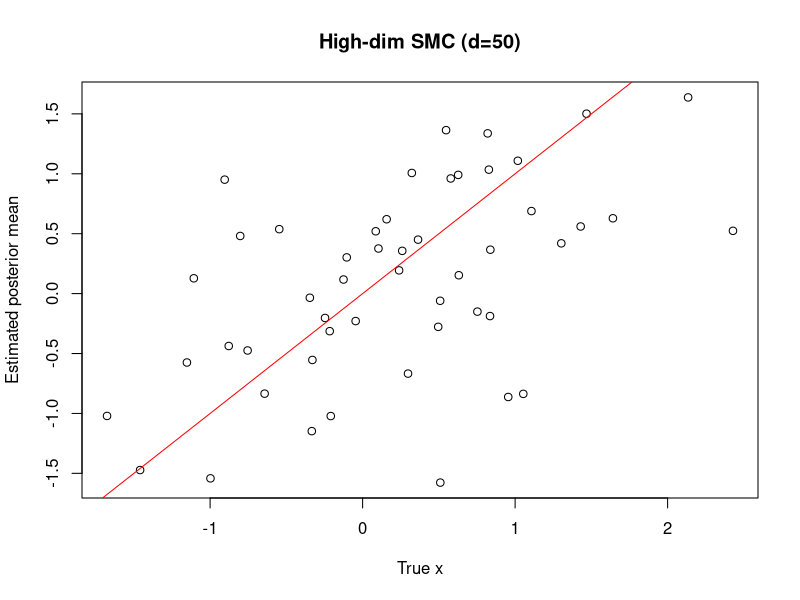
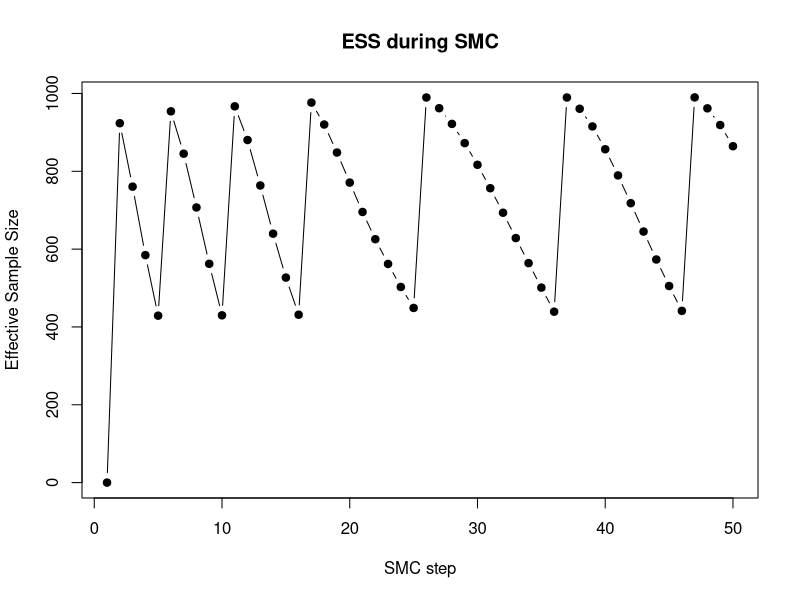

Write the R code that produced these figures, in order.
#set.seed(123)

# Dimensionality 
d <- 50

# Number of particles and steps
N <- 1000
T <- d  # intermediate distributions
threshold <- 0.5
alpha_0 <- 0.01

# Data
A <- matrix(rnorm(d * d, 0, 1 / sqrt(d)), d, d)
x_true <- rnorm(d)
y <- A %*% x_true + rnorm(d)

# Tempering schedule
alpha_seq <- alpha_0 + (0:(d - 1)) * (1 - alpha_0) / d

# Particle storage
particles <- matrix(rnorm(N * d), N, d)
logw <- rep(0, N)
ESS <- numeric(T)

# Function: log target density up to constant
log_target <- function(x) {
  -0.5 * sum(x^2) - 0.5 * sum((y - A %*% x)^2)
}

# SMC loop
for (t in 2:T) {
  alpha_diff <- alpha_seq[t] - alpha_seq[t-1]
  
  # Weight update
  for (i in 1:N) {
    logw[i] <- logw[i] + alpha_diff * (-0.5 * sum((y - A %*% particles[i,])^2))
  }
  
  # Normalize log-weights
  max_logw <- max(logw)
  w <- exp(logw - max_logw)
  w <- w / sum(w)
  
  # Compute ESS
  ESS[t] <- 1 / sum(w^2)
  cat(sprintf("Step %d / %d - ESS = %.1f\n", t, T, ESS[t]))
  
  # Resample
  if (ESS[t] < N * threshold) {
    ancestors <- sample(1:N, N, replace = TRUE, prob = w)
    particles <- particles[ancestors, ]
    logw <- rep(0, N)
  }
  

  # Move particles (random walk)
  particles <- particles + matrix(rnorm(N * d, 0, 0.1), N, d)
}

# Posterior mean estimate
posterior_mean <- colMeans(particles)

# Compare true vs estimate
plot(x_true, posterior_mean, xlab = "True x", ylab = "Estimated posterior mean",
     main = paste("High-dim SMC (d=", d, ")", sep=""))
abline(0, 1, col = "red")

# Plot ESS over time
plot(1:T, ESS, type = "b", pch = 19,
     xlab = "SMC step", ylab = "Effective Sample Size",
     main = "ESS during SMC")


# Check
weighted_means <- apply(particles, 2, function(x) sum(x * w))
weighted_sds <- apply(particles, 2, function(x) sqrt(sum(w * (x - sum(x * w))^2)))

mean(weighted_means)
mean(weighted_sds)